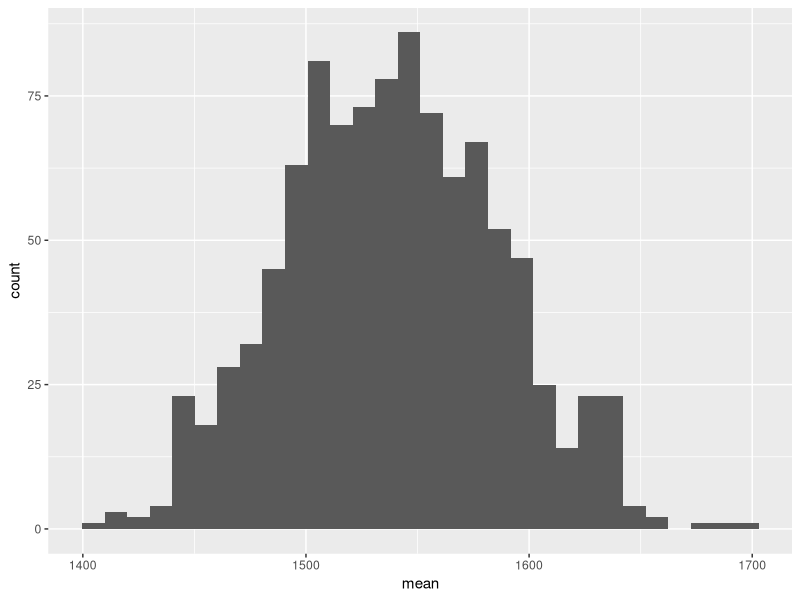

Reproduce this figure in R.
# Q#7

( (15 * 80) + (20 * 90) ) / (20 + 15)

# Q#9 - 1.5 x IQR greater
median = 16.5
q1 = 15
q3 = 18
iqr = q3 - q1
q3 + 1.5 * iqr
q1 - 1.5 * iqr

# Q#11
(5/9) * (5/9) + (4/9) * (4/9)

# Q#13
dbinom(1, 3, prob = 0.767) + 
  dbinom(2, 3, prob = 0.767) + 
  dbinom(3, 3, prob = 0.767)
pbinom(0,3,0.767,lower.tail=FALSE)

# Q#15
(6/10) * (6/10) + (4/10) * (4/10)

# Q#19
library(ggplot2)
dist <- rnorm(1000, mean = 1500, sd = 500)
df <- data.frame(mean = 0)
for (i in 1:1000) {
  samp <- sample(x = dist, size = 100)
  df[i, 'mean'] <- mean(samp)
}
ggplot(df, aes(mean)) +
  geom_histogram()
